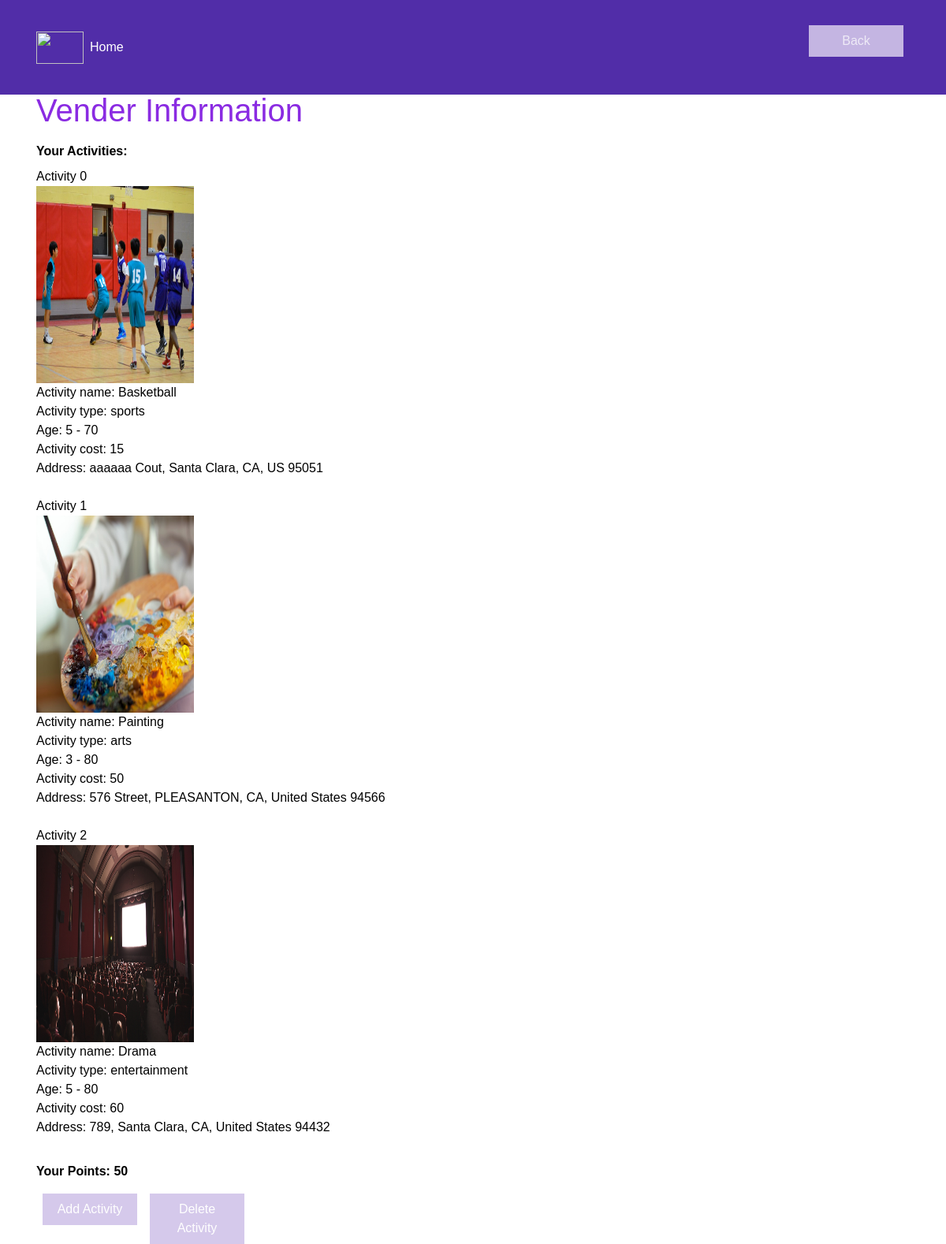
The app's page /vender_info.php (signed in) with its own data.
### tables this page shows
CREATE TABLE `Activity` (
  `ActivityID` int(20) NOT NULL,
  `VenderID` int(20) NOT NULL,
  `Name` varchar(20) NOT NULL,
  `Type` varchar(15) NOT NULL,
  `MaxAge` int(5) DEFAULT NULL,
  `MinAge` int(5) DEFAULT NULL,
  `Cost` int(10) NOT NULL,
  `Image` varchar(100) NOT NULL,
  `detail` varchar(500) DEFAULT NULL
);

CREATE TABLE `ActivityAddress` (
  `ActivityID` int(20) NOT NULL,
  `Country` varchar(15) NOT NULL,
  `State` varchar(15) NOT NULL,
  `City` varchar(15) NOT NULL,
  `Street` varchar(30) NOT NULL,
  `Zipcode` int(15) NOT NULL
);

### public_html/vender_info.php (the view, shortened to what this page needs)
<?php
require_once 'login.php';
$conn = new mysqli($hn, $un, $pw, $db);
echo <<<_End
<html>
    <script>
        function submitform(){
            document.getElementById("id07").submit();
        }
    </script>
	<head>
		<link rel="stylesheet" href="https://stackpath.bootstrapcdn.com/bootstrap/4.4.1/css/bootstrap.min.css">
        <link rel="stylesheet" type="text/css" href="background.css">
        <link rel="stylesheet" href="styles.css">
        <title>Smart City Recreation</title>
	</head>
	<body>
	    <nav class="navbar navbar-dark navbar-expand-sm fixed-top">
            <div class="container">
                <button class="navbar-toggler" type="button" data-toggle="collapse" data-target="#Navbar">
                    <span class="navbar-toggler-icon"></span>
                </button>
                <a class="navbar-brand mr-auto" href="#"><img src="images/activity.png" height="41" width="60"></a>
                <div class="collapse navbar-collapse" id="Navbar">
                    <ul class="navbar-nav mr-auto">
                        <li class="nav-item active"><a class="nav-link" href="index.php"></span>Home</a></li>
                    </ul>
                    <form method="POST" action="vender_login.php" enctype="multipart/form-data">
                    <button type="submit" name="back" id="bacn">Back</button></form>
                </div>
            </div>
        </nav>
        <div  class="bodycontent">
            <div class="container">
                <div><label style="color:#8A2BE2;text-align:center;"><h1>Vender Information<br/></h1></label></div>
                <div><label for="address"><b>Your Activities:<br></b></label></div>
                <div><label for="psw">
_End;
                get_vender_activities();
                  echo<<<_e
                  </label></div>
                <div><label for="address"><b>Your Points:
_e;
                echo " ".$updated_points."</br>";
                echo<<<_e2
                  </b></label></div>
                  <div>
                  <button type="button" onclick="document.getElementById('id06').style.display='block'" class="signupbtn">Add Activity</button></div>
                  <div>
                  <button onclick="document.getElementById('id07').style.display='block'" name="add_point_button" id="add_point_button" type="button" class="signupbtn">Delete Activity</button></div>
                  <link rel="stylesheet" href="login_style.css">
                  <link rel="stylesheet" type="text/css" href="login_style.css">
                </div>
    </body>
</html>
_e2;
function get_vender_activities()
{
    global $conn;
    $query = "SELECT * FROM Activity WHERE VenderID = '$_SESSION[VenderID]'";
    $result = $conn->query($query);
    if (!$result)
    {
        echo "No Activity";
    }
    else
    {
        $rows = $result->num_rows;
        for ($i = 0 ; $i < $rows ; ++$i)
        {
            $result->data_seek($i);
            $row = $result->fetch_array(MYSQLI_NUM);
            $activityID = $row[0];
            $name = $row[2];
            $type = $row[3];
            $maxAge = $row[4];
            $minAge = $row[5];
            $cost = $row[6];
            $image = $row[7];
            echo "Activity ".$i."<br>";
            echo "<img src= images/".$image." width=200 height=250> <br>";
            $activity = "Activity name: ".$name."<br>"."Activity type: ".$type."<br>"."Age: ".$minAge." - ".$maxAge."<br>"."Activity cost: ".$cost."<br>";
            echo $activity;
            $query2 = "SELECT * FROM ActivityAddress WHERE ActivityID= '$activityID'";
            $result2 = $conn->query($query2);
            if (!$result2)
            {
                echo "No Address";
            }
            else
            {
                $rows2 = $result2->num_rows;
                for ($j = 0 ; $j < $rows2 ; ++$j)
                {
                    $result2->data_seek($j);
                    $row = $result2->fetch_array(MYSQLI_NUM);
                    $user_country = $row[1];
                    $user_state = $row[2];
                    $user_city = $row[3];
                    $user_street = $row[4];
                    $user_zipcode = $row[5];
                    $user_address = "Address: ".$user_street.", ".$user_city.", ".$user_state.", ".$user_country." ".$user_zipcode."<br><br>";
                    echo $user_address;
                }
            }
        }
    }
}
function add_points()
{
    $updated_points = $_SESSION['Vender_Points'];
}
?>

### public_html/background.css (style rules this page uses)
body { background: url(https://image.freepik.com/free-vector/abstract-hand-painted-watercolor-sky-clouds-background_100956-418.jpg); background-size: cover; background-position: center; font-family: Arial; color: black; }
html { height: 100%; }

### public_html/styles.css (style rules this page uses)
body { padding: 50px 0px 0px 0px; z-index: 0; }
.navbar-dark { background-color: #512DA8; }

### public_html/login_style.css (style rules this page uses)
body { font-family: Arial, Helvetica, sans-serif; }
* { box-sizing: border-box; }
button { background-color: #D1C4E9; color: white; padding: 8px 10px; border: none; margin: 8px; cursor: pointer; width: 120; opacity: 0.9; }
.cancelbtn, .signupbtn { float: left; width: 120; }
.container { padding: 16px; }
.bodycontent { margin-top: 50px; }

### records on screen
activity: Image (picture), Name "Basketball", Type "sports", MinAge "5", MaxAge "70", Cost "15"
activityaddress: Street "aaaaaa Cout", City "Santa Clara", State "CA", Country "US", Zipcode "95051"
activity: Image (picture), Name "Painting", Type "arts", MinAge "3", MaxAge "80", Cost "50"
activityaddress: Street "576 Street", City "PLEASANTON", State "CA", Country "United States", Zipcode "94566"
activity: Image (picture), Name "Drama", Type "entertainment", MinAge "5", MaxAge "80", Cost "60"
activityaddress: Street "789", City "Santa Clara", State "CA", Country "United States", Zipcode "94432"

### other values on screen
$updated_points "50"
